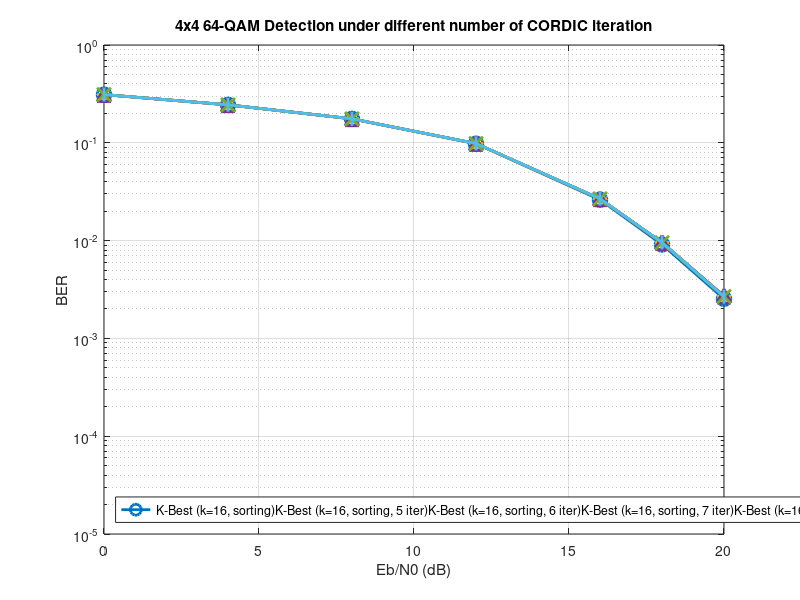

This figure's MATLAB source: (Note: this script raises an error after producing the figure.)
N_T = 4; % number of transmit antennas
N_R = 4; % number of receive antennas
EbN0 = [0:4:16, 18, 20];
% decoders = ["K-Best (k=16, sorting)", ...
%     "K-Best (k=16, sorting, 10 bit)", "K-Best (k=16, sorting, 11 bit)",...
%     "K-Best (k=16, sorting, 12 bit)", "K-Best (k=16, sorting, 13 bit)",...
%     "K-Best (k=16, sorting, 14 bit)", "K-Best (k=16, sorting, 15 bit)",...
%     "K-Best (k=16, sorting, 16 bit)", "K-Best (k=16, sorting, 17 bit)",...
%     "K-Best (k=16, sorting, 18 bit)"];

decoders = ["K-Best (k=16, sorting)", ...
    "K-Best (k=16, sorting, 5 iter)", "K-Best (k=16, sorting, 6 iter)",...
    "K-Best (k=16, sorting, 7 iter)", "K-Best (k=16, sorting, 8 iter)",...
    "K-Best (k=16, sorting, 9 iter)", "K-Best (k=16, sorting, 10 iter)",...
    "K-Best (k=16, sorting, 11 iter)", "K-Best (k=16, sorting, 12 iter)",...
    "K-Best (k=16, sorting, 13 iter)"];
%% Simulation
% % BER = simulation(N_T, N_R, "16-QAM", 1600, 100000, EbN0, decoders);
% load('BER-64-QAM.mat')

%% Plot
% figure;
% semilogy(EbN0, BER(1, :), '-o', 'LineWidth', 2, 'MarkerSize', 10);
% hold on;
% grid on;
% semilogy(EbN0, BER(2, :), '-+', 'LineWidth', 2, 'MarkerSize', 10);
% semilogy(EbN0, BER(3, :), '-+', 'LineWidth', 2, 'MarkerSize', 10);
% semilogy(EbN0, BER(4, :), '-+', 'LineWidth', 2, 'MarkerSize', 10);
% semilogy(EbN0, BER(5, :), '-+', 'LineWidth', 2, 'MarkerSize', 10);
% semilogy(EbN0, BER(6, :), '-+', 'LineWidth', 2, 'MarkerSize', 10);
% semilogy(EbN0, BER(7, :), '-+', 'LineWidth', 2, 'MarkerSize', 10);
% semilogy(EbN0, BER(8, :), '-+', 'LineWidth', 2, 'MarkerSize', 10);
% semilogy(EbN0, BER(9, :), '-+', 'LineWidth', 2, 'MarkerSize', 10);
% semilogy(EbN0, BER(10, :), '-+', 'LineWidth', 2, 'MarkerSize', 10);
% xlabel("Eb/N0 (dB)");
% ylabel("BER");
% title(sprintf("%dx%d 64-QAM Detection under different number of CORIDC iteration", N_T, N_R));
% legend(decoders, 'Location', 'best');
% xlim([min(EbN0), max(EbN0)]);
% ylim([1e-5, 1]);
% ax = gca;
% ax.FontSize = 14;

%% Simulation
% BER = simulation(N_T, N_R, "64-QAM", 1600, 100000, EbN0, decoders);
load('BER-64-QAM-iter.mat')

% Plot
figure;
semilogy(EbN0, BER(1, :), '-o', 'LineWidth', 2, 'MarkerSize', 10);
hold on;
grid on;
semilogy(EbN0, BER(2, :), '-+', 'LineWidth', 2, 'MarkerSize', 10);
semilogy(EbN0, BER(3, :), '-*', 'LineWidth', 2, 'MarkerSize', 10);
semilogy(EbN0, BER(4, :), '-^', 'LineWidth', 2, 'MarkerSize', 10);
semilogy(EbN0, BER(5, :), '-x', 'LineWidth', 2, 'MarkerSize', 10);
semilogy(EbN0, BER(6, :), '-|', 'LineWidth', 2, 'MarkerSize', 10);
xlabel("Eb/N0 (dB)");
ylabel("BER");
title(sprintf("%dx%d 64-QAM Detection under different number of CORDIC iteration", N_T, N_R));
legend(decoders, 'Location', 'southwest');
xlim([min(EbN0), max(EbN0)]);
ylim([1e-5, 1]);
ax = gca;
ax.FontSize = 14;

function BER = simulation(N_T, N_R, MODULATION, ERR_THRESHOLD, TRIALS, EbN0, decoders)
N_SNR = length(EbN0);
N_D = length(decoders);
%% Parallel related code
N_worker = parcluster('local').NumWorkers;
TRIALS_PER_WORKER = ceil(TRIALS/N_worker);
TRIALS = TRIALS_PER_WORKER*N_worker;

%% Result buffer
BER = zeros(N_D, N_SNR, N_worker);
%% Modulation
sym_16QAM = qammod((0:15).', 16); % gray-code
sym_64QAM = qammod((0:63).', 64); % gray-code
sym_QPSK = [-1-1j,-1+1j, +1-1j, +1+1j];
if MODULATION == "16-QAM"
    sym = sym_16QAM(:);
elseif MODULATION == "64-QAM"
    sym = sym_64QAM(:);
else
    sym = sym_QPSK(:);
end
SYM_SIZE = numel(sym);
Q = log2(SYM_SIZE);     % number of bits per symbol
Es = mean(abs(sym).^2); % avg energy per symbol
Eb = Es / Q;            % avg energy per bit
N0 = Eb*N_T ./ db2pow(EbN0); % noise variance

%% Bit error table
bitDiff = bitxor((0:SYM_SIZE-1), (0:SYM_SIZE-1)');
numBitDiff = zeros(size(bitDiff));
for i=1:Q
    numBitDiff = numBitDiff + bitget(bitDiff, i);
end

%% Set random seed
rngS = rng(6743);

%% Run for at least `TRIALS` iterations
tic;
parfor p=1:N_worker
BER_worker = zeros(N_D, N_SNR);
for t=1:TRIALS_PER_WORKER
    %% Symbol genreation
    idx = randi([1, SYM_SIZE], N_T, 1);
    s = sym(idx);
    % (row-1)*colSize + (cow-1) + 1
    % == rowIdx (0 Based) + cowIdx (1 Based)
    rowIdx = (idx-1)*SYM_SIZE;

    % AWGN noise
    n = (randn(N_R, 1) + 1j.*randn(N_R, 1)) ./ sqrt(2);

    % Rayleigh fading channel
    H = (randn(N_R, N_T) + 1j.*randn(N_R, N_T)) ./ sqrt(2);
    x = H*s;

    % sort by column power of H
    [~, sortIdx] = sort(vecnorm(H, 2, 1));
    Hs = H(:, sortIdx); % sorted H

    % QR decomposition of H
    [QHs, RHs] = qr(Hs);
    F = fimath('RoundingMethod', 'Floor', 'OverflowAction', 'Wrap', 'SumMode', 'SpecifyPrecision', 'SumWordLength', 10, 'SumFractionLength', 10-4);
    globalfimath(F);
    Hs10 = fi(Hs, 1, 10, 10-4, F);
    [QHs_GR1, RHs_GR1] = QRD_CORDIC_10(Hs10, 9);

    F = fimath('RoundingMethod', 'Floor', 'OverflowAction', 'Wrap', 'SumMode', 'SpecifyPrecision', 'SumWordLength', 11, 'SumFractionLength', 11-4);
    globalfimath(F);
    Hs11 = fi(Hs, 1, 11, 11-4, F);
    [QHs_GR2, RHs_GR2] = QRD_CORDIC_11(Hs11, 10);

    F = fimath('RoundingMethod', 'Floor', 'OverflowAction', 'Wrap', 'SumMode', 'SpecifyPrecision', 'SumWordLength', 12, 'SumFractionLength', 12-4);
    globalfimath(F);
    Hs12 = fi(Hs, 1, 12, 12-4, F);
    [QHs_GR3, RHs_GR3] = QRD_CORDIC_12(Hs12, 11);

    F = fimath('RoundingMethod', 'Floor', 'OverflowAction', 'Wrap', 'SumMode', 'SpecifyPrecision', 'SumWordLength', 13, 'SumFractionLength', 13-4);
    globalfimath(F);
    Hs13 = fi(Hs, 1, 13, 13-4, F);
    [QHs_GR4, RHs_GR4] = QRD_CORDIC_13(Hs13, 12);

    F = fimath('RoundingMethod', 'Floor', 'OverflowAction', 'Wrap', 'SumMode', 'SpecifyPrecision', 'SumWordLength', 14, 'SumFractionLength', 14-4);
    globalfimath(F);
    Hs14 = fi(Hs, 1, 14, 14-4, F);
    [QHs_GR5, RHs_GR5] = QRD_CORDIC_14(Hs14, 13);

    F = fimath('RoundingMethod', 'Floor', 'OverflowAction', 'Wrap', 'SumMode', 'SpecifyPrecision', 'SumWordLength', 15, 'SumFractionLength', 15-4);
    globalfimath(F);
    Hs15 = fi(Hs, 1, 15, 15-4, F);
    [QHs_GR6, RHs_GR6] = QRD_CORDIC_15(Hs15, 14);

    F = fimath('RoundingMethod', 'Floor', 'OverflowAction', 'Wrap', 'SumMode', 'SpecifyPrecision', 'SumWordLength', 16, 'SumFractionLength', 16-4);
    globalfimath(F);
    Hs16 = fi(Hs, 1, 16, 16-4, F);
    [QHs_GR7, RHs_GR7] = QRD_CORDIC_16(Hs16, 15);

    F = fimath('RoundingMethod', 'Floor', 'OverflowAction', 'Wrap', 'SumMode', 'SpecifyPrecision', 'SumWordLength', 17, 'SumFractionLength', 17-4);
    globalfimath(F);
    Hs17 = fi(Hs, 1, 17, 17-4, F);
    [QHs_GR8, RHs_GR8] = QRD_CORDIC_17(Hs17, 16);

    F = fimath('RoundingMethod', 'Floor', 'OverflowAction', 'Wrap', 'SumMode', 'SpecifyPrecision', 'SumWordLength', 18, 'SumFractionLength', 18-4);
    globalfimath(F);
    Hs18 = fi(Hs, 1, 18, 18-4, F);
    [QHs_GR9, RHs_GR9] = QRD_CORDIC_18(Hs18, 17);


    RHs_GR1 = double(RHs_GR1);
    RHs_GR2 = double(RHs_GR2);
    RHs_GR3 = double(RHs_GR3);
    RHs_GR4 = double(RHs_GR4);
    RHs_GR5 = double(RHs_GR5);
    RHs_GR6 = double(RHs_GR6);
    RHs_GR7 = double(RHs_GR7);
    RHs_GR8 = double(RHs_GR8);
    RHs_GR9 = double(RHs_GR9);

    for si = 1:N_SNR
        % Transmit data
        y = x + sqrt(N0(si)) .* n;
        zs_tilde = QHs' * y;
        zs_GR_tilde1 = double(QHs_GR1') * y;
        zs_GR_tilde2 = double(QHs_GR2') * y;
        zs_GR_tilde3 = double(QHs_GR3') * y;
        zs_GR_tilde4 = double(QHs_GR4') * y;
        zs_GR_tilde5 = double(QHs_GR5') * y;
        zs_GR_tilde6 = double(QHs_GR6') * y;
        zs_GR_tilde7 = double(QHs_GR7') * y;
        zs_GR_tilde8 = double(QHs_GR8') * y;
        zs_GR_tilde9 = double(QHs_GR9') * y;

        %% KBest (k=16, sorting)
        x_hat_KBest16_s = KBest(16, RHs, zs_tilde, sym);
        % restore original order
        x_hat_KBest16 = zeros(size(x_hat_KBest16_s));
        x_hat_KBest16(sortIdx) = x_hat_KBest16_s;
        [~, idx_hat_KBest16_s] = min(abs(x_hat_KBest16 - sym.').^2, [], 2);
        bitErr = sum(numBitDiff(rowIdx + idx_hat_KBest16_s));
        BER_worker(1, si) = BER_worker(1, si) + bitErr / (N_T*Q);


        %% KBest (k=16, sorting)
        x_hat_KBest16_s = KBest(16, RHs_GR1, zs_GR_tilde1, sym);
        % restore original order
        x_hat_KBest16_GR = zeros(size(x_hat_KBest16_s));
        x_hat_KBest16_GR(sortIdx) = x_hat_KBest16_s;
        [~, idx_hat_KBest16_s_GR] = min(abs(x_hat_KBest16_GR - sym.').^2, [], 2);
        bitErr = sum(numBitDiff(rowIdx + idx_hat_KBest16_s_GR));
        BER_worker(2, si) = BER_worker(2, si) + bitErr / (N_T*Q);

        %% KBest (k=16, sorting)
        x_hat_KBest16_s = KBest(16, RHs_GR2, zs_GR_tilde2, sym);
        % restore original order
        x_hat_KBest16_GR = zeros(size(x_hat_KBest16_s));
        x_hat_KBest16_GR(sortIdx) = x_hat_KBest16_s;
        [~, idx_hat_KBest16_s_GR] = min(abs(x_hat_KBest16_GR - sym.').^2, [], 2);
        bitErr = sum(numBitDiff(rowIdx + idx_hat_KBest16_s_GR));
        BER_worker(3, si) = BER_worker(3, si) + bitErr / (N_T*Q);

        %% KBest (k=16, sorting)
        x_hat_KBest16_s = KBest(16, RHs_GR3, zs_GR_tilde3, sym);
        % restore original order
        x_hat_KBest16_GR = zeros(size(x_hat_KBest16_s));
        x_hat_KBest16_GR(sortIdx) = x_hat_KBest16_s;
        [~, idx_hat_KBest16_s_GR] = min(abs(x_hat_KBest16_GR - sym.').^2, [], 2);
        bitErr = sum(numBitDiff(rowIdx + idx_hat_KBest16_s_GR));
        BER_worker(4, si) = BER_worker(4, si) + bitErr / (N_T*Q);

        %% KBest (k=16, sorting)
        x_hat_KBest16_s = KBest(16, RHs_GR4, zs_GR_tilde4, sym);
        % restore original order
        x_hat_KBest16_GR = zeros(size(x_hat_KBest16_s));
        x_hat_KBest16_GR(sortIdx) = x_hat_KBest16_s;
        [~, idx_hat_KBest16_s_GR] = min(abs(x_hat_KBest16_GR - sym.').^2, [], 2);
        bitErr = sum(numBitDiff(rowIdx + idx_hat_KBest16_s_GR));
        BER_worker(5, si) = BER_worker(5, si) + bitErr / (N_T*Q);

        %% KBest (k=16, sorting)
        x_hat_KBest16_s = KBest(16, RHs_GR5, zs_GR_tilde5, sym);
        % restore original order
        x_hat_KBest16_GR = zeros(size(x_hat_KBest16_s));
        x_hat_KBest16_GR(sortIdx) = x_hat_KBest16_s;
        [~, idx_hat_KBest16_s_GR] = min(abs(x_hat_KBest16_GR - sym.').^2, [], 2);
        bitErr = sum(numBitDiff(rowIdx + idx_hat_KBest16_s_GR));
        BER_worker(6, si) = BER_worker(6, si) + bitErr / (N_T*Q);

        %% KBest (k=16, sorting)
        x_hat_KBest16_s = KBest(16, RHs_GR6, zs_GR_tilde6, sym);
        % restore original order
        x_hat_KBest16_GR = zeros(size(x_hat_KBest16_s));
        x_hat_KBest16_GR(sortIdx) = x_hat_KBest16_s;
        [~, idx_hat_KBest16_s_GR] = min(abs(x_hat_KBest16_GR - sym.').^2, [], 2);
        bitErr = sum(numBitDiff(rowIdx + idx_hat_KBest16_s_GR));
        BER_worker(7, si) = BER_worker(7, si) + bitErr / (N_T*Q);

        %% KBest (k=16, sorting)
        x_hat_KBest16_s = KBest(16, RHs_GR7, zs_GR_tilde7, sym);
        % restore original order
        x_hat_KBest16_GR = zeros(size(x_hat_KBest16_s));
        x_hat_KBest16_GR(sortIdx) = x_hat_KBest16_s;
        [~, idx_hat_KBest16_s_GR] = min(abs(x_hat_KBest16_GR - sym.').^2, [], 2);
        bitErr = sum(numBitDiff(rowIdx + idx_hat_KBest16_s_GR));
        BER_worker(8, si) = BER_worker(8, si) + bitErr / (N_T*Q);

        %% KBest (k=16, sorting)
        x_hat_KBest16_s = KBest(16, RHs_GR8, zs_GR_tilde8, sym);
        % restore original order
        x_hat_KBest16_GR = zeros(size(x_hat_KBest16_s));
        x_hat_KBest16_GR(sortIdx) = x_hat_KBest16_s;
        [~, idx_hat_KBest16_s_GR] = min(abs(x_hat_KBest16_GR - sym.').^2, [], 2);
        bitErr = sum(numBitDiff(rowIdx + idx_hat_KBest16_s_GR));
        BER_worker(9, si) = BER_worker(9, si) + bitErr / (N_T*Q);

        %% KBest (k=16, sorting)
        x_hat_KBest16_s = KBest(16, RHs_GR9, zs_GR_tilde9, sym);
        % restore original order
        x_hat_KBest16_GR = zeros(size(x_hat_KBest16_s));
        x_hat_KBest16_GR(sortIdx) = x_hat_KBest16_s;
        [~, idx_hat_KBest16_s_GR] = min(abs(x_hat_KBest16_GR - sym.').^2, [], 2);
        bitErr = sum(numBitDiff(rowIdx + idx_hat_KBest16_s_GR));
        BER_worker(10, si) = BER_worker(10, si) + bitErr / (N_T*Q);
    end
end
BER(:, :, p) = BER_worker;
end

%% Run until error meets threhsold
numError = round(sum(BER, 3)*N_T*Q);
numTrials = zeros(size(numError)) + TRIALS;
TRIALS_PER_WORKER_INC = 10000;
for si = 1:N_SNR
    % make all decoders in the given SNR runs the same number of iterations
    % using the same H and n -> reduce random affects
    while any(numError(:, si) < ERR_THRESHOLD)
        numError_worker = zeros(N_D, N_worker);
        parfor p=1:N_worker
        for t=1:TRIALS_PER_WORKER_INC
            bitError = zeros(N_D, 1);

            %% Symbol genreation
            idx = randi([1, SYM_SIZE], N_T, 1);
            s = sym(idx);
            rowIdx = (idx-1)*SYM_SIZE;

            % AWGN noise
            n = (randn(N_R, 1) + 1j.*randn(N_R, 1)) ./ sqrt(2);
            % Rayleigh fading channel
            H = (randn(N_R, N_T) + 1j.*randn(N_R, N_T)) ./ sqrt(2);

            % sort by column power of H
            [~, sortIdx] = sort(vecnorm(H, 2, 1));
            Hs = H(:, sortIdx); % sorted H

            % QR decomposition of H
            [QHs, RHs] = qr(Hs);
            F = fimath('RoundingMethod', 'Floor', 'OverflowAction', 'Wrap', 'SumMode', 'SpecifyPrecision', 'SumWordLength', 10, 'SumFractionLength', 10-4);
            globalfimath(F);
            Hs10 = fi(Hs, 1, 10, 10-4, F);
            [QHs_GR1, RHs_GR1] = QRD_CORDIC_10(Hs10, 9);

            F = fimath('RoundingMethod', 'Floor', 'OverflowAction', 'Wrap', 'SumMode', 'SpecifyPrecision', 'SumWordLength', 11, 'SumFractionLength', 11-4);
            globalfimath(F);
            Hs11 = fi(Hs, 1, 11, 11-4, F);
            [QHs_GR2, RHs_GR2] = QRD_CORDIC_11(Hs11, 10);

            F = fimath('RoundingMethod', 'Floor', 'OverflowAction', 'Wrap', 'SumMode', 'SpecifyPrecision', 'SumWordLength', 12, 'SumFractionLength', 12-4);
            globalfimath(F);
            Hs12 = fi(Hs, 1, 12, 12-4, F);
            [QHs_GR3, RHs_GR3] = QRD_CORDIC_12(Hs12, 11);

            F = fimath('RoundingMethod', 'Floor', 'OverflowAction', 'Wrap', 'SumMode', 'SpecifyPrecision', 'SumWordLength', 13, 'SumFractionLength', 13-4);
            globalfimath(F);
            Hs13 = fi(Hs, 1, 13, 13-4, F);
            [QHs_GR4, RHs_GR4] = QRD_CORDIC_13(Hs13, 12);

            F = fimath('RoundingMethod', 'Floor', 'OverflowAction', 'Wrap', 'SumMode', 'SpecifyPrecision', 'SumWordLength', 14, 'SumFractionLength', 14-4);
            globalfimath(F);
            Hs14 = fi(Hs, 1, 14, 14-4, F);
            [QHs_GR5, RHs_GR5] = QRD_CORDIC_14(Hs14, 13);

            F = fimath('RoundingMethod', 'Floor', 'OverflowAction', 'Wrap', 'SumMode', 'SpecifyPrecision', 'SumWordLength', 15, 'SumFractionLength', 15-4);
            globalfimath(F);
            Hs15 = fi(Hs, 1, 15, 15-4, F);
            [QHs_GR6, RHs_GR6] = QRD_CORDIC_15(Hs15, 14);

            F = fimath('RoundingMethod', 'Floor', 'OverflowAction', 'Wrap', 'SumMode', 'SpecifyPrecision', 'SumWordLength', 16, 'SumFractionLength', 16-4);
            globalfimath(F);
            Hs16 = fi(Hs, 1, 16, 16-4, F);
            [QHs_GR7, RHs_GR7] = QRD_CORDIC_16(Hs16, 15);

            F = fimath('RoundingMethod', 'Floor', 'OverflowAction', 'Wrap', 'SumMode', 'SpecifyPrecision', 'SumWordLength', 17, 'SumFractionLength', 17-4);
            globalfimath(F);
            Hs17 = fi(Hs, 1, 17, 17-4, F);
            [QHs_GR8, RHs_GR8] = QRD_CORDIC_17(Hs17, 16);

            F = fimath('RoundingMethod', 'Floor', 'OverflowAction', 'Wrap', 'SumMode', 'SpecifyPrecision', 'SumWordLength', 18, 'SumFractionLength', 18-4);
            globalfimath(F);
            Hs18 = fi(Hs, 1, 18, 18-4, F);
            [QHs_GR9, RHs_GR9] = QRD_CORDIC_18(Hs18, 17);

            RHs_GR1 = double(RHs_GR1);
            RHs_GR2 = double(RHs_GR2);
            RHs_GR3 = double(RHs_GR3);
            RHs_GR4 = double(RHs_GR4);
            RHs_GR5 = double(RHs_GR5);
            RHs_GR6 = double(RHs_GR6);
            RHs_GR7 = double(RHs_GR7);
            RHs_GR8 = double(RHs_GR8);
            RHs_GR9 = double(RHs_GR9);

            % Transmit data
            y = H*s + sqrt(N0(si)) .* n;
            zs_tilde = QHs' * y;
            zs_GR_tilde1 = double(QHs_GR1') * y;
            zs_GR_tilde2 = double(QHs_GR2') * y;
            zs_GR_tilde3 = double(QHs_GR3') * y;
            zs_GR_tilde4 = double(QHs_GR4') * y;
            zs_GR_tilde5 = double(QHs_GR5') * y;
            zs_GR_tilde6 = double(QHs_GR6') * y;
            zs_GR_tilde7 = double(QHs_GR7') * y;
            zs_GR_tilde8 = double(QHs_GR8') * y;
            zs_GR_tilde9 = double(QHs_GR9') * y;

            %% KBest (k=16, sorting)
            x_hat_KBest16_s = KBest(16, RHs, zs_tilde, sym);
            % restore original order
            x_hat_KBest16 = zeros(size(x_hat_KBest16_s));
            x_hat_KBest16(sortIdx) = x_hat_KBest16_s;
            [~, idx_hat_KBest16_s] = min(abs(x_hat_KBest16 - sym.').^2, [], 2);
            bitErr = sum(numBitDiff(rowIdx + idx_hat_KBest16_s));
            bitError(1) = bitError(1) + bitErr;

            %% KBest (k=16, sorting)
            x_hat_KBest16_s = KBest(16, RHs_GR1, zs_GR_tilde1, sym);
            % restore original order
            x_hat_KBest16_GR = zeros(size(x_hat_KBest16_s));
            x_hat_KBest16_GR(sortIdx) = x_hat_KBest16_s;
            [~, idx_hat_KBest16_s_GR] = min(abs(x_hat_KBest16_GR - sym.').^2, [], 2);
            bitErr = sum(numBitDiff(rowIdx + idx_hat_KBest16_s_GR));
            bitError(2) = bitError(2) + bitErr;

            %% KBest (k=16, sorting)
            x_hat_KBest16_s = KBest(16, RHs_GR2, zs_GR_tilde2, sym);
            % restore original order
            x_hat_KBest16_GR = zeros(size(x_hat_KBest16_s));
            x_hat_KBest16_GR(sortIdx) = x_hat_KBest16_s;
            [~, idx_hat_KBest16_s_GR] = min(abs(x_hat_KBest16_GR - sym.').^2, [], 2);
            bitErr = sum(numBitDiff(rowIdx + idx_hat_KBest16_s_GR));
            bitError(3) = bitError(3) + bitErr;

            %% KBest (k=16, sorting)
            x_hat_KBest16_s = KBest(16, RHs_GR3, zs_GR_tilde3, sym);
            % restore original order
            x_hat_KBest16_GR = zeros(size(x_hat_KBest16_s));
            x_hat_KBest16_GR(sortIdx) = x_hat_KBest16_s;
            [~, idx_hat_KBest16_s_GR] = min(abs(x_hat_KBest16_GR - sym.').^2, [], 2);
            bitErr = sum(numBitDiff(rowIdx + idx_hat_KBest16_s_GR));
            bitError(4) = bitError(4) + bitErr;

            %% KBest (k=16, sorting)
            x_hat_KBest16_s = KBest(16, RHs_GR4, zs_GR_tilde4, sym);
            % restore original order
            x_hat_KBest16_GR = zeros(size(x_hat_KBest16_s));
            x_hat_KBest16_GR(sortIdx) = x_hat_KBest16_s;
            [~, idx_hat_KBest16_s_GR] = min(abs(x_hat_KBest16_GR - sym.').^2, [], 2);
            bitErr = sum(numBitDiff(rowIdx + idx_hat_KBest16_s_GR));
            bitError(5) = bitError(5) + bitErr;

            %% KBest (k=16, sorting)
            x_hat_KBest16_s = KBest(16, RHs_GR5, zs_GR_tilde5, sym);
            % restore original order
            x_hat_KBest16_GR = zeros(size(x_hat_KBest16_s));
            x_hat_KBest16_GR(sortIdx) = x_hat_KBest16_s;
            [~, idx_hat_KBest16_s_GR] = min(abs(x_hat_KBest16_GR - sym.').^2, [], 2);
            bitErr = sum(numBitDiff(rowIdx + idx_hat_KBest16_s_GR));
            bitError(6) = bitError(6) + bitErr;

            %% KBest (k=16, sorting)
            x_hat_KBest16_s = KBest(16, RHs_GR6, zs_GR_tilde6, sym);
            % restore original order
            x_hat_KBest16_GR = zeros(size(x_hat_KBest16_s));
            x_hat_KBest16_GR(sortIdx) = x_hat_KBest16_s;
            [~, idx_hat_KBest16_s_GR] = min(abs(x_hat_KBest16_GR - sym.').^2, [], 2);
            bitErr = sum(numBitDiff(rowIdx + idx_hat_KBest16_s_GR));
            bitError(7) = bitError(7) + bitErr;

            %% KBest (k=16, sorting)
            x_hat_KBest16_s = KBest(16, RHs_GR7, zs_GR_tilde7, sym);
            % restore original order
            x_hat_KBest16_GR = zeros(size(x_hat_KBest16_s));
            x_hat_KBest16_GR(sortIdx) = x_hat_KBest16_s;
            [~, idx_hat_KBest16_s_GR] = min(abs(x_hat_KBest16_GR - sym.').^2, [], 2);
            bitErr = sum(numBitDiff(rowIdx + idx_hat_KBest16_s_GR));
            bitError(8) = bitError(8) + bitErr;

            %% KBest (k=16, sorting)
            x_hat_KBest16_s = KBest(16, RHs_GR8, zs_GR_tilde8, sym);
            % restore original order
            x_hat_KBest16_GR = zeros(size(x_hat_KBest16_s));
            x_hat_KBest16_GR(sortIdx) = x_hat_KBest16_s;
            [~, idx_hat_KBest16_s_GR] = min(abs(x_hat_KBest16_GR - sym.').^2, [], 2);
            bitErr = sum(numBitDiff(rowIdx + idx_hat_KBest16_s_GR));
            bitError(9) = bitError(9) + bitErr;

            %% KBest (k=16, sorting)
            x_hat_KBest16_s = KBest(16, RHs_GR9, zs_GR_tilde9, sym);
            % restore original order
            x_hat_KBest16_GR = zeros(size(x_hat_KBest16_s));
            x_hat_KBest16_GR(sortIdx) = x_hat_KBest16_s;
            [~, idx_hat_KBest16_s_GR] = min(abs(x_hat_KBest16_GR - sym.').^2, [], 2);
            bitErr = sum(numBitDiff(rowIdx + idx_hat_KBest16_s_GR));
            bitError(10) = bitError(10) + bitErr;

            numError_worker(:, p) = numError_worker(:, p) + bitError;
        end
        end
        numError(:, si) = numError(:, si) + sum(numError_worker, 2);
        numTrials(:, si) = numTrials(:, si) + N_worker*TRIALS_PER_WORKER_INC;
    end
end
toc;

%% Restore RNG
rng(rngS);

%% Average
BER = numError ./ (N_T * Q) ./ numTrials;

save(sprintf('BER-%s', MODULATION), 'MODULATION', 'BER', 'numError', 'numTrials');
end

%% Decoders
function x_hat = KBest(k, R, z_tilde, sym)
    P = length(z_tilde);
    SYM_SIZE = length(sym);

    % First level
    cost = abs(z_tilde(end) - R(end, end) .* sym) .^ 2;
    accCost = cost;
    x = sym.';

    % The rest levels
    for level = 1:P-1
        uppTrigProd = R(end-level, end-level+1:end) * x;
        diagProd = R(end-level, end-level) .* sym;
        cost = accCost.' ...
             + abs((z_tilde(end-level) - uppTrigProd) - diagProd) .^ 2; % (SYM_SIZE, k)
        % Find best k
        [~, minIdx] = mink(cost(:), k);
        % minIdx-1 == (xIdx-1)*SYM_SIZE + (symIdx-1), use divmod because
        % ind2sub is too slow
        minIdx0based = minIdx-1;
        symIdx = rem(minIdx0based, SYM_SIZE)+1;
        xIdx = floor((minIdx-symIdx)/SYM_SIZE)+1;
        % Save best k guesses
        x = [sym(symIdx).'; x(:, xIdx)];
        accCost = cost(minIdx);
    end

    [~, finalMinIdx] = min(accCost);
    x_hat = x(:, finalMinIdx);
end
